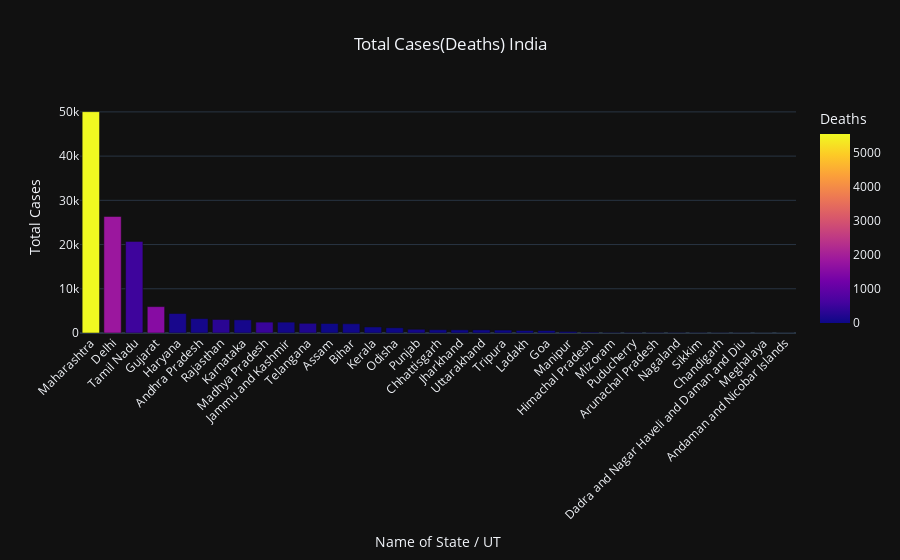

Notebook code cell kept with this figure:
### Code cell
bar_chart(temp_df, total_cases_india, deaths_india, 'India')

### Figure 1 — Plotly figure (JSON) as saved in the notebook; plotly's stock layout.template omitted (floating-point values rounded to 4 significant figures)
{"data": [{"alignmentgroup": "True", "hovertemplate": "Name of State / UT=%{x}<br>Total Cases=%{y}<br>Deaths=%{marker.color}<extra></extra>", "legendgroup": "", "marker": {"color": [5537, 1837, 528, 1533, 118, 88, 308, 94, 476, 63, 191, 8, 41, 20, 11, 72, 9, 9, 25, 1, 1, 0, 0, 8, 0, 6, 0, 0, 0, 6, 0, 1, 0], "coloraxis": "coloraxis"}, "name": "", "offsetgroup": "", "orientation": "v", "showlegend": false, "textposition": "auto", "type": "bar", "x": ["Maharashtra", "Delhi", "Tamil Nadu", "Gujarat", "Haryana", "Andhra Pradesh", "Rajasthan", "Karnataka", "Madhya Pradesh", "Jammu and Kashmir", "Telangana", "Assam", "Bihar", "Kerala", "Odisha", "Punjab", "Chhattisgarh", "Jharkhand", "Uttarakhand", "Tripura", "Ladakh", "Goa", "Manipur", "Himachal Pradesh", "Mizoram", "Puducherry", "Arunachal Pradesh", "Nagaland", "Sikkim", "Chandigarh", "Dadra and Nagar Haveli and Daman and Diu", "Meghalaya", "Andaman and Nicobar Islands"], "xaxis": "x", "y": [50057, 26351, 20709, 5962, 4406, 3244, 3059, 2980, 2455, 2454, 2188, 2145, 2093, 1366, 1178, 838, 736, 709, 701, 658, 563, 544, 341, 180, 120, 111, 88, 87, 66, 50, 36, 18, 11], "yaxis": "y"}], "layout": {"barmode": "relative", "coloraxis": {"colorbar": {"title": {"text": "Deaths"}}, "colorscale": [[0, "#0d0887"], [0.1111, "#46039f"], [0.2222, "#7201a8"], [0.3333, "#9c179e"], [0.4444, "#bd3786"], [0.5556, "#d8576b"], [0.6667, "#ed7953"], [0.7778, "#fb9f3a"], [0.8889, "#fdca26"], [1, "#f0f921"]]}, "hovermode": "x", "legend": {"tracegroupgap": 0}, "title": {"text": "Total Cases(Deaths) India", "x": 0.5, "xanchor": "center"}, "xaxis": {"anchor": "y", "domain": [0, 1], "tickangle": -45, "title": {"text": "Name of State / UT"}}, "yaxis": {"anchor": "x", "domain": [0, 1], "title": {"text": "Total Cases"}}}}
